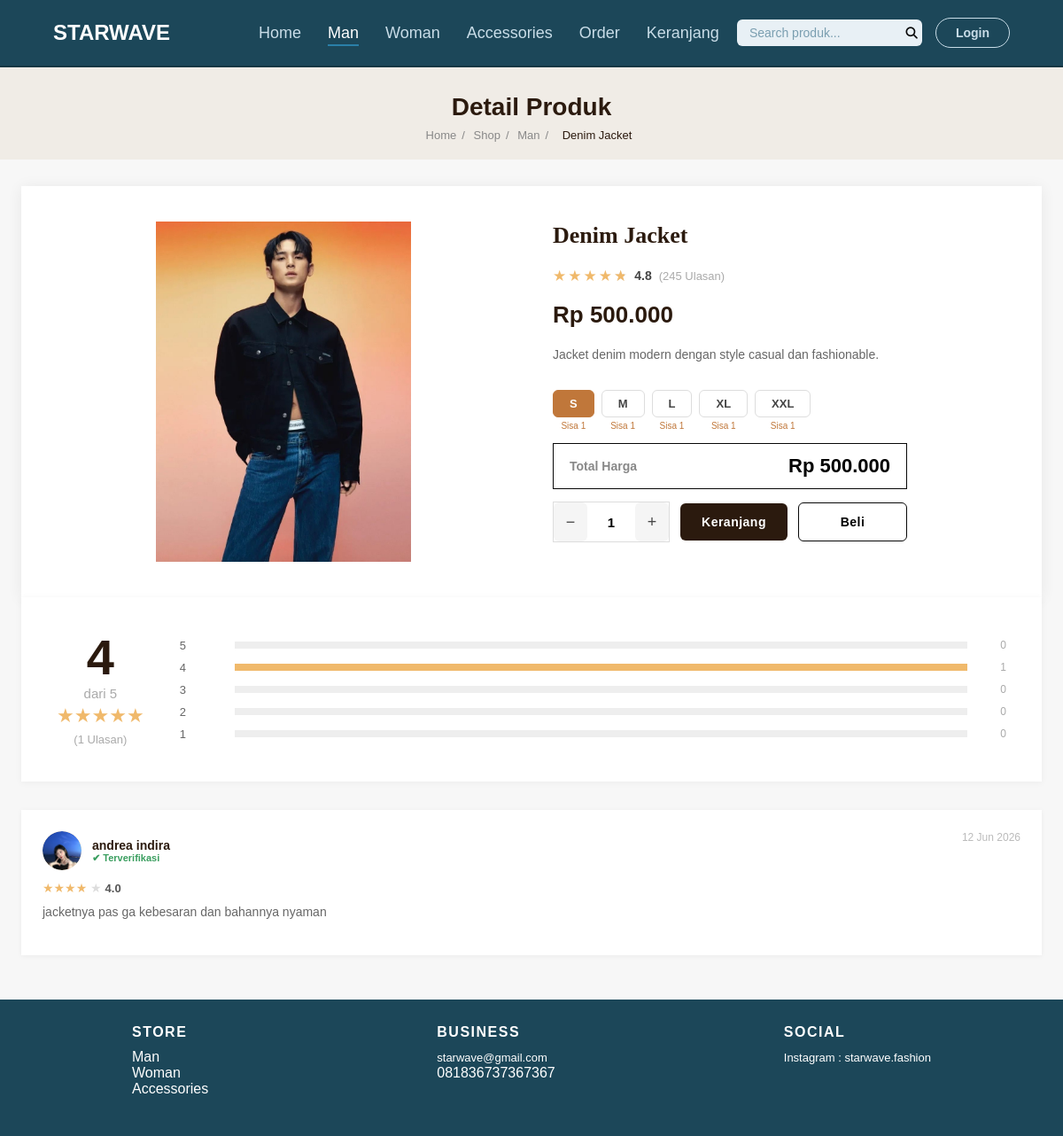
Before: /detail.php?id=3 with the older database file.
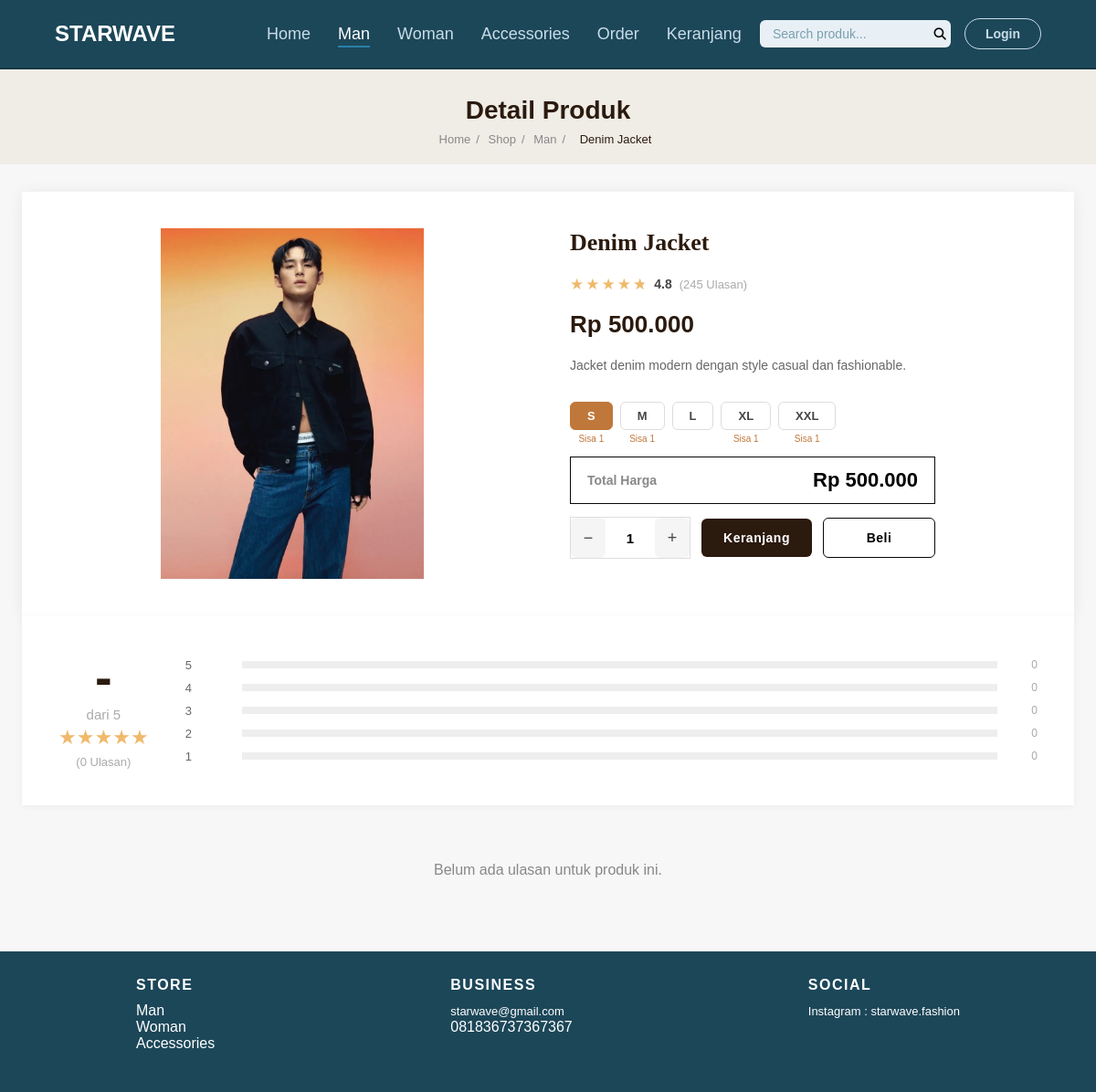
After: the same page with the newer database file.
### tables this page shows
CREATE TABLE `produk` (
  `id` int(11) NOT NULL,
  `nama_produk` varchar(255) DEFAULT NULL,
  `harga` int(11) DEFAULT NULL,
  `gambar` varchar(255) DEFAULT NULL,
  `deskripsi` text DEFAULT NULL,
  `kategori` varchar(50) DEFAULT NULL,
  `created_at` datetime DEFAULT current_timestamp(),
  `stok_s` tinyint(1) DEFAULT 1,
  `stok_m` tinyint(1) DEFAULT 1,
  `stok_l` tinyint(1) DEFAULT 1,
  `stok_xl` tinyint(1) DEFAULT 1,
  `stok_xxl` tinyint(1) DEFAULT 1,
  `stok` int(11) NOT NULL DEFAULT 0
);

CREATE TABLE `ulasan` (
  `id` int(11) NOT NULL,
  `id_user` int(11) NOT NULL,
  `nama_produk` varchar(255) NOT NULL,
  `id_order` int(11) NOT NULL,
  `id_produk` int(11) NOT NULL,
  `bintang` tinyint(1) NOT NULL DEFAULT 5,
  `komentar` text DEFAULT NULL,
  `created_at` datetime NOT NULL DEFAULT current_timestamp()
);

CREATE TABLE `users` (
  `id_user` int(11) NOT NULL,
  `email` varchar(100) DEFAULT NULL,
  `password` varchar(100) DEFAULT NULL,
  `tanggal_lahir` date DEFAULT NULL,
  `nama_panggilan` varchar(100) DEFAULT NULL,
  `no_telepon` varchar(20) DEFAULT NULL,
  `alamat` text DEFAULT NULL,
  `wilayah` varchar(50) DEFAULT NULL,
  `foto_profil` varchar(255) DEFAULT NULL,
  `reset_token` varchar(64) DEFAULT NULL,
  `reset_expiry` datetime DEFAULT NULL
);

### detail.php (the view, shortened to what the changed rows need)
<?php
include 'config/koneksi.php';
$id = (int)$_GET['id'];
$stmt = $pdo->prepare("SELECT * FROM produk WHERE id = ?");
$stmt->execute([$id]);
$item = $stmt->fetch(PDO::FETCH_ASSOC);
$kategori = strtolower($item['kategori'] ?? '');
$kategori_link = match ($kategori) {
    'man'         => 'man.php',
    'woman'       => 'woman.php',
    'accessories' => 'accessories.php',
    default       => 'index.php'
};
$kategori_label = ucfirst($kategori);
?>
<!DOCTYPE html>
<html lang="id">
<head>
    <link rel="stylesheet" href="style.css">
    <link rel="stylesheet" href="order.css">
    <link rel="stylesheet" href="https://cdnjs.cloudflare.com/ajax/libs/font-awesome/6.5.1/css/all.min.css">
</head>
<body>
<header>
    <nav>
        <h1><a href="index.php">STARWAVE</a></h1>
    </nav>
</header>
<div class="breadcrumb-bar">
    <h1>Detail Produk</h1>
    <div class="breadcrumb">
        <a href="index.php">Home</a><span>/</span>
        <a href="<?= $kategori_link ?>">Shop</a><span>/</span>
        <a href="<?= $kategori_link ?>"><?= htmlspecialchars($kategori_label) ?></a><span>/</span>
        <span style="color:#2b1a0e"><?= htmlspecialchars($item['nama_produk']) ?></span>
    </div>
</div>
<section class="dtl-section">
    <div class="dtl-grid">
        <div class="dtl-gallery">
            <div class="dtl-gallery-main">
                <img id="mainImg"
                     src="<?= htmlspecialchars($item['gambar']) ?>"
                     alt="<?= htmlspecialchars($item['nama_produk']) ?>">
            </div>
        </div>
        <div class="dtl-product-info">
            <h1 class="dtl-product-title"><?= htmlspecialchars($item['nama_produk']) ?></h1>
            <div class="dtl-rating-row">
                <div class="dtl-stars">
                </div>
                <span class="dtl-rating-num">4.8</span>
                <span class="dtl-rating-count">(245 Ulasan)</span>
            </div>
            <div class="dtl-price-row">
                <span class="dtl-price-now">Rp <?= number_format($item['harga'], 0, ',', '.') ?></span>
            </div>
            <p class="dtl-product-desc"><?= $item['deskripsi'] ?></p>
            <form method="POST" action="proses_beli.php" id="dtl-orderForm"
                  data-harga="<?= (int)$item['harga'] ?>"
                  data-stok-max="<?= $kategori === 'accessories' ? $stok_accessories : '' ?>">
                <?php if ($kategori !== 'accessories'): ?>
                <div>
                    <div class="dtl-size-buttons" style="margin-top:10px;">
                        <?php foreach (['S', 'M', 'L', 'XL', 'XXL'] as $sz):
                            $col    = 'stok_' . strtolower($sz);
                            $jumlah = (int)($item[$col] ?? 0);
                            $habis  = $jumlah <= 0;
                        ?>
                        <div style="display:flex;flex-direction:column;align-items:center;gap:4px;">
                            <button type="button"
                                class="dtl-size-btn <?= $habis ? 'habis' : '' ?>"
                                data-size="<?= $sz ?>"
                                data-stok="<?= $jumlah ?>"
                                <?= $habis ? 'disabled' : 'onclick="selectSize(this)"' ?>
                                title="<?= $habis ? 'Stok habis' : 'Sisa ' . $jumlah . ' pcs' ?>">
                                <?= $sz ?>
                            </button>
                            <span style="font-size:10px;color:<?= $habis ? '#e05555' : '#c0773a' ?>;">
                                <?= $habis ? 'Habis' : ($jumlah <= 2 ? 'Sisa ' . $jumlah : '') ?>
                            </span>
                        </div>
                        <?php endforeach; ?>
                    </div>
                </div>
                <?php endif; ?>
                <div class="dtl-total-row">
                    <span class="dtl-total-label">Total Harga</span>
                    <span class="dtl-total-price" id="totalHarga">
                        Rp <?= number_format($item['harga'], 0, ',', '.') ?>
                    </span>
                </div>
                <div class="dtl-order-row">
                </div>
            </form>
        </div>
    </div>
    <section>
        <?php
        $stmt = $pdo->prepare("SELECT u.*, us.nama_panggilan, us.foto_profil
                               FROM ulasan u
                               LEFT JOIN users us ON u.id_user = us.id_user
                               WHERE u.id_produk = ?
                               ORDER BY u.created_at DESC");
        $stmt->execute([$id]);
        $allUlasan   = $stmt->fetchAll(PDO::FETCH_ASSOC);
        $totalUlasan = count($allUlasan);
        $avgRating = 0;
        $dist = [5 => 0, 4 => 0, 3 => 0, 2 => 0, 1 => 0];
        if ($totalUlasan > 0) {
            foreach ($allUlasan as $u) {
                $dist[(int)$u['bintang']]++;
            }
            $avgRating = round(array_sum(array_column($allUlasan, 'bintang')) / $totalUlasan, 1);
        }
        ?>
        <div class="dtl-review-overview">
            <div class="dtl-rating-big">
                <div class="num"><?= $totalUlasan > 0 ? $avgRating : '-' ?></div>
                <div class="out">dari 5</div>
                <div class="stars-big">★★★★★</div>
                <div class="total-reviews">(<?= $totalUlasan ?> Ulasan)</div>
            </div>
            <div class="dtl-rating-bars">
                <?php for ($s = 5; $s >= 1; $s--):
                    $pct = $totalUlasan > 0 ? round($dist[$s] / $totalUlasan * 100) : 0;
                ?>
                <div class="dtl-bar-row">
                    <span class="dtl-bar-label"><?= $s ?></span>
                    <div class="dtl-bar-track">
                        <div class="dtl-bar-fill" style="width:<?= $pct ?>%"></div>
                    </div>
                    <span class="dtl-bar-count"><?= $dist[$s] ?></span>
                </div>
                <?php endfor; ?>
            </div>
        </div>
        <?php if ($totalUlasan === 0): ?>
            <p style="text-align:center; color:#888; padding:30px 0;">
                Belum ada ulasan untuk produk ini.
            </p>
        <?php else: ?>
            <?php foreach ($allUlasan as $u):
                $nama    = htmlspecialchars($u['nama_panggilan'] ?? 'User');
                $initial = strtoupper(substr($nama, 0, 1));
                $bintang = (int)$u['bintang'];
                $tgl     = date('d M Y', strtotime($u['created_at']));
            ?>
            <div class="dtl-review-card">
                <div class="dtl-review-card-header">
                    <div class="dtl-reviewer">
                        <div class="dtl-reviewer-avatar" style="overflow:hidden;">
                            <?php if (!empty($u['foto_profil']) && file_exists($u['foto_profil'])): ?>
                                <img src="<?= htmlspecialchars($u['foto_profil']) ?>"
                                     style="width:100%; height:100%; object-fit:cover; border-radius:50%;">
                            <?php else: ?>
                                <?= $initial ?>
                            <?php endif; ?>
                        </div>
                        <div>
                            <div class="dtl-reviewer-name"><?= $nama ?></div>
                            <div class="dtl-reviewer-badge">✔ Terverifikasi</div>
                        </div>
                    </div>
                    <div class="dtl-review-date"><?= $tgl ?></div>
                </div>
                <div class="dtl-review-stars">
                    <?= str_repeat('★', $bintang) ?>
                    <?= str_repeat('<span style="color:#ddd">★</span>', 5 - $bintang) ?>
                    <span style="font-size:13px; color:#555; font-weight:700;">
                        <?= number_format($bintang, 1) ?>
                    </span>
                </div>
                <div class="dtl-review-body" style="margin-top:8px;">
                    <?= htmlspecialchars($u['komentar']) ?>
                </div>
            </div>
            <?php endforeach; ?>
        <?php endif; ?>
    </section>
</section>
</body>
</html>

Changed rows visible on the page:
removed ulasan: id_user.foto_profil (picture), id_user.nama_panggilan "andrea indira", created_at "12 Jun 2026", bintang "★★★★", bintang "★", bintang "4.0", komentar "jacketnya pas ga kebesaran dan bahannya nyaman"
changed produk "Denim Jacket": stok_l 1 → 5 (drawn)
Other visible differences:
$totalUlasan: "1" → "0"
$avgRating: "4" → (not shown)
new list line: "L"
text now shown: "- Belum ada ulasan untuk produk ini."
new list line: "1"
new list line: "0"
list line gone: "L Sisa"
list line gone: "1"
list line gone: "4 1"
